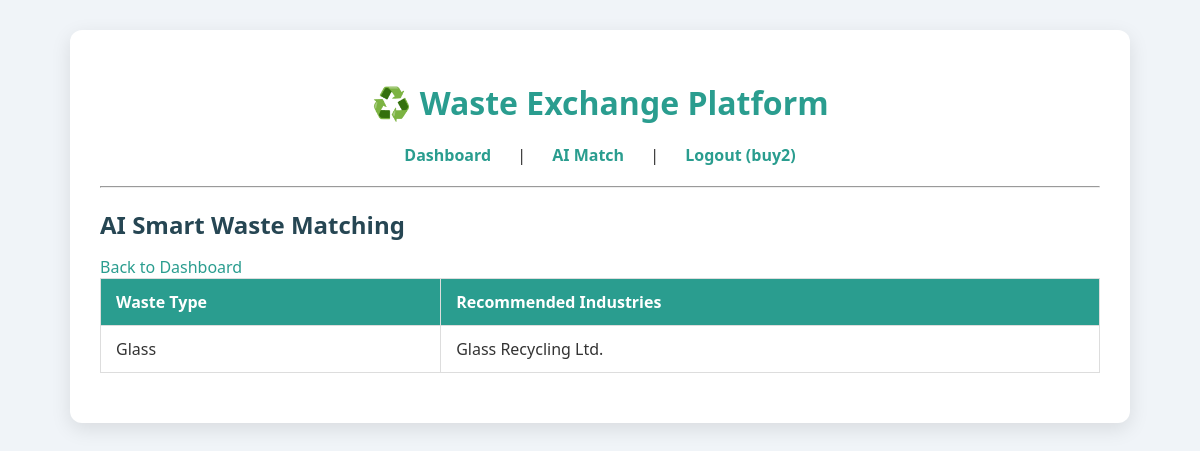
Screenshot of /ai_match (signed in) with the database file from the repository.
### tables this page shows
CREATE TABLE users (
    user_id INTEGER PRIMARY KEY AUTOINCREMENT,
    username TEXT UNIQUE NOT NULL,
    email TEXT UNIQUE NOT NULL,
    password TEXT NOT NULL,
    role TEXT CHECK(role IN ('buyer','seller')) NOT NULL,
    waste_types TEXT  -- new column to store comma-separated waste types
);

### app.py (the view)
@app.route('/ai_match')
def ai_match():
    if 'user_id' not in session or session['role'] != 'buyer':
        return redirect(url_for('login'))
    buyer = query_db('SELECT * FROM users WHERE user_id=?', [session['user_id']], one=True)
    buyer_types = [t.strip().lower() for t in buyer['waste_types'].split(',')] if buyer['waste_types'] else []
    matches = []
    for wtype in buyer_types:
        industries = WASTE_MATCHES.get(wtype, ['No matching industry found'])
        matches.append({'waste_type': wtype.capitalize(), 'industries': industries})
    return render_template('ai_match.html', matches=matches)

### app.py (called while the page is built)
def get_db():
    db = getattr(g, '_database', None)
    if db is None:
        db = g._database = sqlite3.connect(DATABASE)
        db.row_factory = sqlite3.Row
    return db

@app.teardown_appcontext
def close_connection(exception):
    db = getattr(g, '_database', None)
    if db is not None:
        db.close()

def query_db(query, args=(), one=False):
    cur = get_db().execute(query, args)
    results = cur.fetchall()
    cur.close()
    return (results[0] if results else None) if one else results

### templates/ai_match.html
{% extends "base.html" %}
{% block content %}
<h2>AI Smart Waste Matching</h2>
<a href="{{ url_for('dashboard') }}">Back to Dashboard</a>
{% if matches %}
<table border="1" cellpadding="5">
<thead>
<tr>
    <th>Waste Type</th>
    <th>Recommended Industries</th>
</tr>
</thead>
<tbody>
{% for m in matches %}
<tr>
    <td>{{ m.waste_type }}</td>
    <td>{{ m.industries | join(', ') }}</td>
</tr>
{% endfor %}
</tbody>
</table>
{% else %}
<p>No matching waste found based on your preferences.</p>
{% endif %}
{% endblock %}

### templates/base.html (shortened to what this page needs)
<!DOCTYPE html>
<html>
<head>
    <link rel="stylesheet" href="{{ url_for('static', filename='style.css') }}">
</head>
<body>
<div class="container">
    <h1>♻️ Waste Exchange Platform</h1>
    <nav>
        {% if session.get('user_id') %}
            <a href="{{ url_for('dashboard') }}">Dashboard</a> |
            {% if session.get('role') == 'buyer' %}
                <a href="{{ url_for('ai_match') }}">AI Match</a> |
            {% endif %}
            <a href="{{ url_for('logout') }}">Logout ({{ session.get('username') }})</a>
        {% else %}
            <a href="{{ url_for('login') }}">Login</a> |
            <a href="{{ url_for('register') }}">Register</a>
        {% endif %}
    </nav>
    <hr />
    {% block content %}{% endblock %}
</div>
</body>
</html>

### static/style.css (style rules this page uses)
body { font-family: 'Segoe UI', Tahoma, Geneva, Verdana, sans-serif; background: #f0f4f8; margin: 0; padding: 0; color: #333; }
.container { width: 90%; max-width: 1000px; margin: 30px auto; background: #fff; padding: 30px; border-radius: 12px; box-shadow: 0 6px 20px rgba(0, 0, 0, 0.1); }
h1 { text-align: center; color: #2a9d8f; margin-bottom: 20px; }
h2, h3 { color: #264653; margin-bottom: 15px; }
nav { margin-bottom: 20px; text-align: center; }
nav a { text-decoration: none; color: #2a9d8f; font-weight: 600; margin: 0 10px; padding: 6px 12px; border-radius: 6px; transition: all 0.3s ease; }
table { width: 100%; border-collapse: collapse; margin-bottom: 20px; }
table th, table td { padding: 12px 15px; border: 1px solid #ddd; text-align: left; }
table th { background-color: #2a9d8f; color: #fff; }
a { color: #2a9d8f; text-decoration: none; }

### rows the page displays
users: get "buy2", waste_type "Glass", industries "Glass Recycling Ltd."
